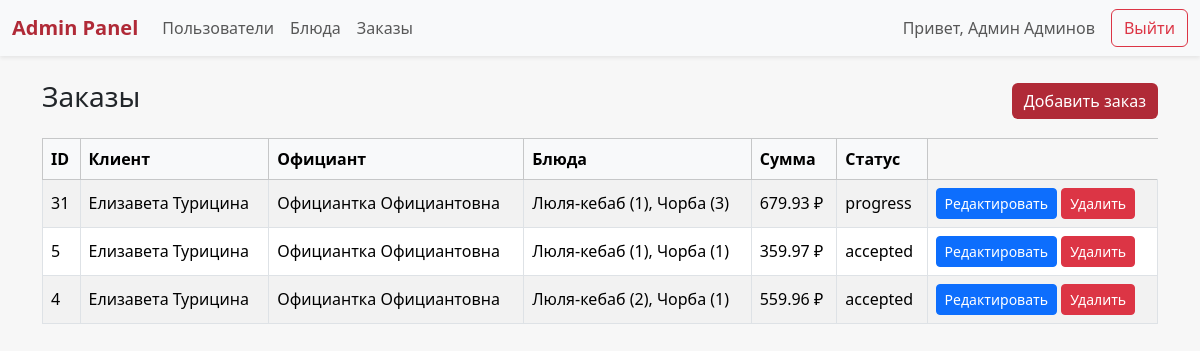
Screenshot of /admin/orders.php (signed in) with the database file from the repository.
### tables this page shows
CREATE TABLE `Users` (
  `Id` int(11) NOT NULL,
  `Surname` varchar(255) NOT NULL,
  `Name` varchar(255) NOT NULL,
  `Patronomyc` varchar(255) DEFAULT NULL,
  `Phone` varchar(255) NOT NULL,
  `Password` varchar(1000) NOT NULL,
  `Role` enum('client','waiter','admin') NOT NULL
);

CREATE TABLE `Orders` (
  `Id` int(11) NOT NULL,
  `IdClient` int(11) NOT NULL,
  `IdWaiter` int(11) NOT NULL,
  `TotalSum` decimal(10,2) NOT NULL,
  `Status` enum('accepted','progress','ready') NOT NULL
);

### admin/orders.php (the view, shortened to what this page needs)
<?php
    include("../settings/connect_database.php");
    if(isset($_SESSION['user'])) {
        if($_SESSION['user'] != -1) {
            $query = $mysqli->query("SELECT `Role`, `Name`, `Surname` FROM `Users` WHERE `Id` = ".$_SESSION["user"]);
            if($query && $query->num_rows == 1) {
                $read = $query->fetch_assoc();
            }
        } else {
            header("Location: ../index.php");
        }
    } else {
        header("Location: ../index.php");
    }
    $username = $read["Name"]. ' '. $read["Surname"];
    $ordersQuery = $mysqli->query("SELECT
            o.Id, o.TotalSum, o.Status,
            c.Name AS ClientName, c.Surname AS ClientSurname,
            w.Name AS WaiterName, w.Surname AS WaiterSurname,
            GROUP_CONCAT(CONCAT(d.Name, ' (', od.Quantity, ')') SEPARATOR ', ') AS Dishes
        FROM Orders o
        JOIN Users c ON c.Id = o.IdClient
        JOIN Users w ON w.Id = o.IdWaiter
        LEFT JOIN OrdersDishes od ON od.IdOrder = o.Id
        LEFT JOIN Dishes d ON d.Id = od.IdDishes
        GROUP BY o.Id
        ORDER BY o.Id DESC;");
?>
<!DOCTYPE html>
<html lang="ru">
<head>
    <link href="https://cdn.jsdelivr.net/npm/bootstrap@5.3.2/dist/css/bootstrap.min.css" rel="stylesheet">
</head>
<body>
    <nav class="navbar navbar-expand-lg navbar-light bg-light shadow-sm mb-4">
        <div class="container-fluid">
        <a class="navbar-brand" href="admin.php">Admin Panel</a>
        <div class="collapse navbar-collapse" id="navbarAdmin">
          <ul class="navbar-nav me-auto mb-2 mb-lg-0">
            <li class="nav-item">
              <a class="nav-link" href="users.php">Пользователи</a>
            </li>
            <li class="nav-item">
              <a class="nav-link" href="dishes.php">Блюда</a>
            </li>
            <li class="nav-item">
              <a class="nav-link" href="orders.php">Заказы</a>
            </li>
          </ul>
          <span class="navbar-text me-3">Привет, <?= $username?></span>
          <a href="../functions/logout.php" class="btn btn-outline-danger">Выйти</a>
        </div>
        </div>
    </nav>
    <div class="container mt-4">
        <div class="d-flex justify-content-between align-items-center mb-3">
            <h3>Заказы</h3>
            <a href="add/addOrder.php" class="btn btn-accent">Добавить заказ</a>
        </div>
        <div class="table-responsive">
            <table class="table table-striped table-bordered align-middle">
                <thead class="table-light">
                    <tr>
                        <th>ID</th>
                        <th>Клиент</th>
                        <th>Официант</th>
                        <th>Блюда</th>
                        <th>Сумма</th>
                        <th>Статус</th>
                    </tr>
                </thead>
                <tbody>
                    <?php while ($o = $ordersQuery->fetch_assoc()): ?>
                        <tr>
                            <td><?= $o['Id'] ?></td>
                            <td><?= $o['ClientName'].' '.$o['ClientSurname'] ?></td>
                            <td><?= $o['WaiterName'].' '.$o['WaiterSurname'] ?></td>
                            <td><?= $o['Dishes'] ?: '—' ?></td>
                            <td><?= $o['TotalSum'] ?> ₽</td>
                            <td><?= $o['Status'] ?></td>
                            <td>
                                <a href="edit/editOrder.php?id=<?= $o['Id'] ?>" class="btn btn-sm btn-primary">Редактировать</a>
                                <a href="delete/deleteOrder.php?id=<?= $o['Id'] ?>" class="btn btn-sm btn-danger" onclick="return confirm('Удалить этот заказ?')">Удалить</a>
                            </td>
                        </tr>
                    <?php endwhile; ?>
                </tbody>
            </table>
        </div>
    </div>
</body>
</html>

### admin/orders.php (style rules this page uses)
body { background-color: #f7f7f7; }
.navbar-brand { font-weight: 600; color: #b02a37 !important; }
.btn-accent { background-color: #b02a37; border: none; color: white; }

### rows the page displays
users: username "Админ Админов"
orders: Id "31", IdClient.Name "Елизавета", IdClient.Surname "Турицина", IdWaiter.Name "Официантка", IdWaiter.Surname "Официантовна", Dishes "Люля-кебаб (1), Чорба (3)", TotalSum "679.93", Status "progress"
orders: Id "5", IdClient.Name "Елизавета", IdClient.Surname "Турицина", IdWaiter.Name "Официантка", IdWaiter.Surname "Официантовна", Dishes "Люля-кебаб (1), Чорба (1)", TotalSum "359.97", Status "accepted"
orders: Id "4", IdClient.Name "Елизавета", IdClient.Surname "Турицина", IdWaiter.Name "Официантка", IdWaiter.Surname "Официантовна", Dishes "Люля-кебаб (2), Чорба (1)", TotalSum "559.96", Status "accepted"
